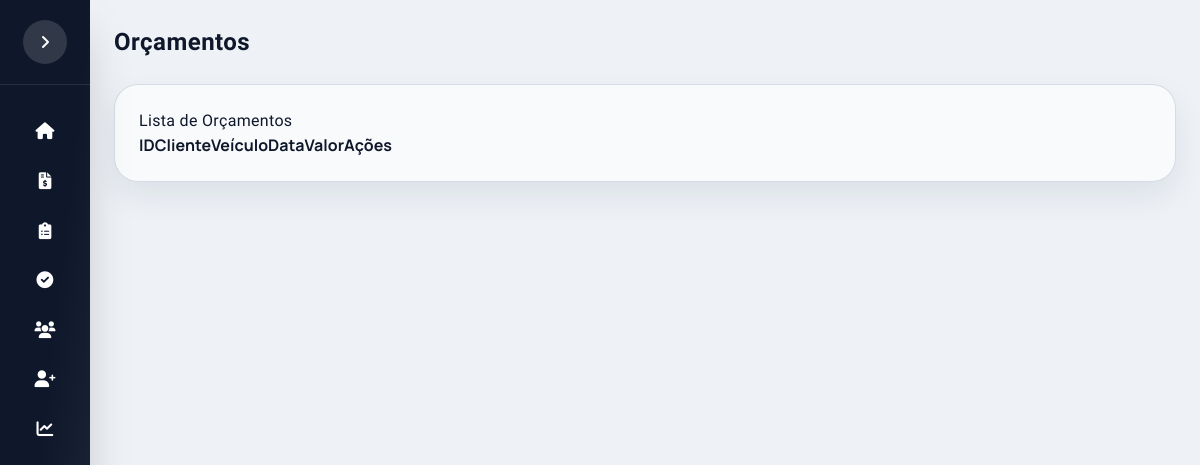
The app's page /orcamentos, older data.
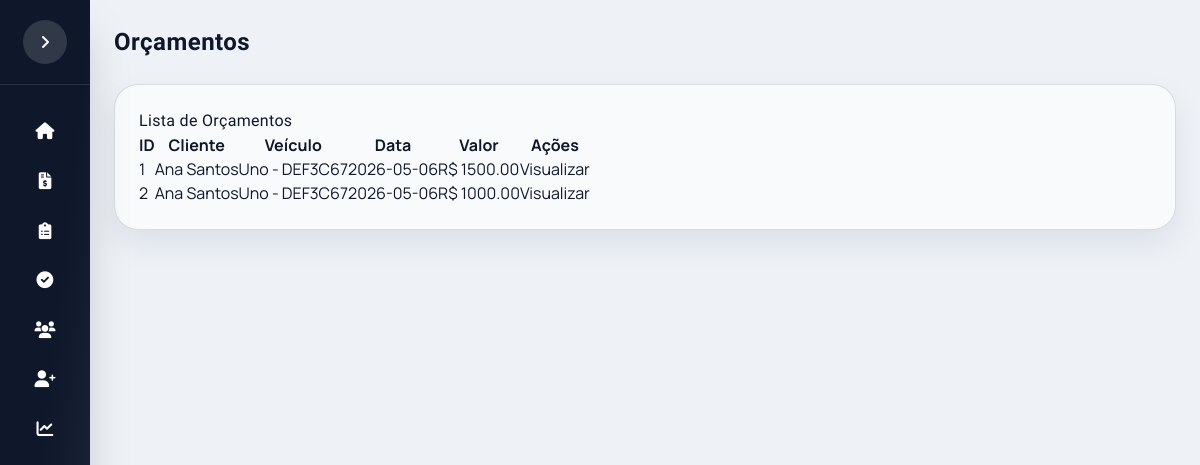
The same page, newer data.
### app/models.py (models this page shows)
class Orcamento(db.Model):
    __tablename__ = "orcamento"
    id_orcamento = db.Column(db.Integer, primary_key=True, autoincrement=True)
    id_veiculo = db.Column(db.Integer, db.ForeignKey("veiculos.id_veiculo"), nullable=False)
    dat_orcamento = db.Column(db.Date, nullable=False)
    bool_original = db.Column(db.Boolean, default=False)
    bool_logo_prensada = db.Column(db.Boolean, default=False)
    banco_motorista = db.Column(db.Boolean, default=False)
    banco_passageiro = db.Column(db.Boolean, default=False)
    banco_traseiro = db.Column(db.Boolean, default=False)
    qtd_bancos = db.Column(db.Integer, default=0)
    qtd_apoio_cabeca = db.Column(db.Integer, default=0)
    bool_espuma = db.Column(db.Boolean, default=False)
    valor = db.Column(db.Numeric(10,2), nullable=False)
    obs = db.Column(db.Text)
    pedidos = db.relationship("Pedido", backref="orcamento", lazy=True)
    tecidos = db.relationship("OrcamentoTecido")
    costuras = db.relationship("OrcamentoCostura")
    cores = db.relationship("OrcamentoCor")
    espumas = db.relationship("OrcamentoEspuma")

class Cliente(db.Model):
    __tablename__ = "clientes"
    id_cliente = db.Column(db.Integer, primary_key=True, autoincrement=True)
    cod_cliente = db.Column(db.String(20), unique=True, nullable=False)
    nome = db.Column(db.String(120), nullable=False)
    cliente_ativo = db.Column(db.Integer, default=1)
    telefones = db.relationship("TelefoneCliente", backref="cliente", lazy=True, cascade="all, delete-orphan")
    emails = db.relationship("EmailCliente", backref="cliente", lazy=True, cascade="all, delete-orphan")
    enderecos = db.relationship("EnderecoCliente", backref="cliente", lazy=True, cascade="all, delete-orphan")
    veiculos = db.relationship("Veiculo", backref="cliente", lazy=True, cascade="all, delete-orphan")

class Veiculo(db.Model):
    __tablename__ = "veiculos"
    id_veiculo = db.Column(db.Integer, primary_key=True, autoincrement=True)
    id_cliente = db.Column(db.Integer, db.ForeignKey("clientes.id_cliente"), nullable=False)
    veiculo_ativo = db.Column(db.Integer, default=1)
    placa = db.Column(db.String(7), unique=True, nullable=False)
    marca = db.Column(db.String(50), nullable=False)
    modelo = db.Column(db.String(80), nullable=False)
    ano = db.Column(db.Integer)
    cor = db.Column(db.String(30))
    orcamentos = db.relationship("Orcamento", backref="veiculo", lazy=True)

### app/routes.py (the view)
@main.route("/orcamentos")
def lista_orcamentos():
    page = request.args.get("page", 1, type=int)
    per_page = request.args.get("per_page", 10, type=int)
    per_page = max(1, min(per_page, 10000))
    if request.args.get("all") == "1":
        query = Orcamento.query.order_by(Orcamento.dat_orcamento.desc())
    else:
        query = (
            Orcamento.query
            .outerjoin(Pedido, Pedido.id_orcamento == Orcamento.id_orcamento)
            .filter(Pedido.id_pedido == None)
            .order_by(Orcamento.dat_orcamento.desc())
        )
    pagination = query.paginate(page=page, per_page=per_page, error_out=False)
    base = query.order_by(None)
    valor_total = float(base.with_entities(func.coalesce(func.sum(Orcamento.valor), 0.0)).scalar() or 0.0)
    hoje = datetime.today().date()
    mes_inicio = datetime(hoje.year, hoje.month, 1).date()
    if hoje.month == 12:
        mes_fim = datetime(hoje.year + 1, 1, 1).date()
    else:
        mes_fim = datetime(hoje.year, hoje.month + 1, 1).date()
    orcamentos_mes = (
        base
        .filter(Orcamento.dat_orcamento >= mes_inicio)
        .filter(Orcamento.dat_orcamento < mes_fim)
        .count()
    )
    total_orcamentos = int(pagination.total or 0)
    ticket_medio = (valor_total / total_orcamentos) if total_orcamentos else 0.0
    return render_template(
        "lista_orcamentos.html",
        orcamentos=pagination.items,
        pagination=pagination,
        stats={
            "total_orcamentos": total_orcamentos,
            "orcamentos_mes": int(orcamentos_mes or 0),
            "ticket_medio": float(ticket_medio),
            "valor_total": float(valor_total),
        }
    )

### templates/lista_orcamentos.html (shortened to what this page needs)
{% extends "base.html" %}
{% block page_title %}
Orçamentos
{% endblock %}
{% block content %}
<h2>Lista de Orçamentos</h2>
<table>
<tr>
<th>ID</th>
<th>Cliente</th>
<th>Veículo</th>
<th>Data</th>
<th>Valor</th>
<th>Ações</th>
</tr>
{% for orcamento in orcamentos %}
<tr>
<td>{{ orcamento.id_orcamento }}</td>
<td>{{ orcamento.veiculo.cliente.nome }}</td>
<td>{{ orcamento.veiculo.modelo }} - {{ orcamento.veiculo.placa }}</td>
<td>{{ orcamento.dat_orcamento }}</td>
<td>R$ {{ orcamento.valor }}</td>
<td>
<a href="{{ url_for('main.visualizar_orcamento', id_orcamento=orcamento.id_orcamento) }}">
<button>Visualizar</button>
</a>
</td>
</tr>
{% endfor %}
</table>
{% endblock %}

### templates/base.html (shortened to what this page needs)
<!DOCTYPE html>
<html lang="pt-br">
<head>
    <script src="https://cdn.tailwindcss.com"></script>
    <link rel="stylesheet" href="https://cdnjs.cloudflare.com/ajax/libs/font-awesome/6.0.0-beta3/css/all.min.css">
    <link rel="stylesheet" href="{{ url_for('static', filename='css/estilo.css') }}">
</head>
<body>
<div class="app-shell">
    <aside id="sidebar" class="sidebar collapsed bg-gradient-to-br from-slate-900 via-slate-900 to-slate-800 text-white flex flex-col shadow-2xl z-10">
        <div class="sidebar-header p-5 border-b border-white/10 flex items-center justify-between gap-3">
            <button id="sidebarCollapse" type="button" class="sidebar-toggle" aria-label="Abrir menu">
                <i class="fas fa-angle-right"></i>
            </button>
        </div>
        <div class="flex-1 py-6 px-4 space-y-1 sidebar-menu">
            <a href="{{ url_for('main.home') }}" class="menu-item w-full text-left rounded-xl flex items-center gap-3 hover:bg-white/10 transition-all">
                <i class="fas fa-home w-5"></i> <span class="nav-label">Home</span>
            </a>
            <a href="{{ url_for('main.lista_orcamentos') }}" class="menu-item w-full text-left rounded-xl flex items-center gap-3 hover:bg-white/10 transition-all">
                <i class="fas fa-file-invoice-dollar w-5"></i> <span class="nav-label">Orçamentos</span>
            </a>
            <a href="{{ url_for('main.lista_pedidos') }}" class="menu-item w-full text-left rounded-xl flex items-center gap-3 hover:bg-white/10 transition-all">
                <i class="fas fa-clipboard-list w-5"></i> <span class="nav-label">Pedidos</span>
            </a>
            <a href="{{ url_for('main.pedidos_concluidos') }}" class="menu-item w-full text-left rounded-xl flex items-center gap-3 hover:bg-white/10 transition-all">
                <i class="fas fa-check-circle w-5"></i> <span class="nav-label">Concluídos</span>
            </a>
            <a href="{{ url_for('main.listar_clientes') }}" class="menu-item w-full text-left rounded-xl flex items-center gap-3 hover:bg-white/10 transition-all">
                <i class="fas fa-users w-5"></i> <span class="nav-label">Lista de Clientes</span>
            </a>
            <a href="{{ url_for('main.cadastrar_cliente') }}" class="menu-item w-full text-left rounded-xl flex items-center gap-3 hover:bg-white/10 transition-all">
                <i class="fas fa-user-plus w-5"></i> <span class="nav-label">Novo Cliente</span>
            </a>
            <a href="{{ url_for('main.dashboard') }}" class="menu-item">
                <i class="fas fa-chart-line"></i> <span class="nav-label">Dashboard</span>
            </a>
        </div>
    </aside>
    <main class="content-area">
        <div class="w-full">
            <div class="topbar">
                <div class="flex items-center gap-3">
                    <div>
                        <div id="pageTitle" class="topbar-title title-font">{% block page_title %}Sistema{% endblock %}</div>
                    </div>
                </div>
            </div>
            <div class="screen">
                {% block content %}
                {% endblock %}
            </div>
        </div>
    </main>
</div>
</body>
</html>

### static/css/estilo.css (style rules this page uses)
:root { --brand-red: #e11d2e; --brand-red-dark: #b91c1c; --brand-blue: #1e3a8a; --ink: #0f172a; --muted: #475569; --panel: #f8fafc; --line: #e2e8f0; --accent: #10b981; --primary: #4f46e5; --primary-dark: #4338ca; --primary-light: #818cf8; --success: #10b981; --warning: #f59e0b; --danger: #ef4444; --info: #3b82f6; --sidebar-width: 280px; --sidebar-collapsed: 90px; --radius-card: 1.25rem; --radius-lg: 1rem; --radius-md: 0.75rem; --shadow-sm: 0 1px 2px 0 rgb(0 0 0 / 0.05); --shadow-md: 0 4px 6px -1px rgb(0 0 0 / 0.1); --shadow-lg: 0 10px 15px -3px rgb(0 0 0 / 0.1); --shadow-xl: 0 20px 25px -5px rgb(0 0 0 / 0.1); }
* { margin: 0; padding: 0; box-sizing: border-box; }
body { background: radial-gradient(circle at top, #e2e8f0 0%, #cbd5e1 55%, #e2e8f0 100%); font-family: 'Manrope', system-ui, sans-serif; color: var(--ink); min-height: 100vh; overflow-x: hidden; }
h1, h2, h3, .title-font { font-family: 'Barlow Condensed', 'Manrope', system-ui, sans-serif; letter-spacing: 0.02em; }
.app-shell { display: flex; min-height: 100vh; background: #eef2f7; }
.sidebar { width: var(--sidebar-width); transition: width 0.25s ease, transform 0.25s ease; position: fixed; height: 100vh; z-index: 10; overflow: hidden; }
.sidebar.collapsed { width: var(--sidebar-collapsed); }
.sidebar.collapsed .sidebar-header { justify-content: center; }
.sidebar.collapsed .menu-item { justify-content: center; padding-left: 0; padding-right: 0; padding-top: 0.9rem; padding-bottom: 0.9rem; border-radius: 0.85rem; }
.sidebar.collapsed .menu-item i { margin: 0; }
.sidebar.collapsed ~ .content-area { margin-left: var(--sidebar-collapsed); }
.sidebar-header { display: flex; align-items: center; justify-content: space-between; gap: 1rem; padding: 1.5rem; border-bottom: 1px solid rgba(255,255,255,0.1); }
.menu-item { text-decoration: none; color: inherit; display: flex; align-items: center; justify-content: flex-start; gap: 1rem; padding: 0.75rem 1.2rem; border-radius: 0.75rem; transition: all 0.2s; }
.menu-item i { width: 1.4rem; text-align: center; font-size: 1.05rem; }
.sidebar-toggle { width: 44px; height: 44px; border-radius: 999px; display: inline-flex; align-items: center; justify-content: center; background: rgba(255,255,255,0.14); transition: all 0.2s; flex-shrink: 0; cursor: pointer; border: none; color: white; }
.content-area { flex: 1; overflow-y: auto; padding: 1.5rem; margin-left: var(--sidebar-width); transition: margin-left 0.25s ease; display: flex; flex-direction: column; }
.topbar { display: flex; align-items: center; justify-content: space-between; gap: 1rem; margin-bottom: 1.5rem; }
.topbar-title { font-size: 1.5rem; font-weight: 700; color: #0f172a; }
.screen { background: rgba(255,255,255,0.6); border: 1px solid rgba(148,163,184,0.35); border-radius: 1.5rem; padding: 1.5rem; box-shadow: 0 14px 32px rgba(15,23,42,0.08); width: 100%; flex: 1; }

Row changes from the older to the newer data that the page shows:
now on this page (row edited): Orcamento: id_orcamento "1", veiculo.cliente.nome "Ana Santos", veiculo.modelo "Uno", veiculo.placa "DEF3C67", dat_orcamento "2026-05-06", valor "1500.00"
now on this page (row edited): Orcamento: id_orcamento "2", veiculo.cliente.nome "Ana Santos", veiculo.modelo "Uno", veiculo.placa "DEF3C67", dat_orcamento "2026-05-06", valor "1000.00"
